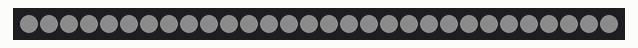
This program was run on a simulated Raspberry Pi (BCM pin numbers). Shown: 30 RGB LEDs in strip order, left to right. Dim RGB values are drawn brighter than linear.

Above: at 0.01 s.
At 0.64 s:
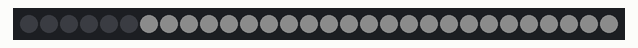
At 1.38 s:
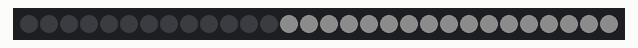
At 2.02 s:
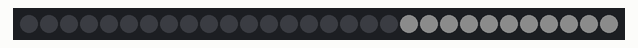
At 2.76 s:
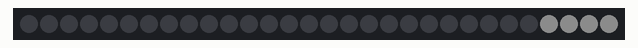
At 39.92 s:
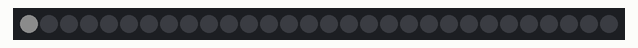

The program:

led_pca_driver.py
```python
from time import *
import board
import neopixel

NUM_PIXELS = 30
pixelsl = neopixel.NeoPixel(board.D18, NUM_PIXELS, brightness=0.05)

x = 0

pixelsl.fill((255, 255,255))
while True:
	for i in range(NUM_PIXELS-1):
		pixelsl[i] = (255,255,255)
		sleep(0.05)
		pixelsl[i+1] = (255,255,255)

		pixelsl[i] = (0,0,0)
		pixelsl[i+1] = (0,0,0)

		sleep(0.05)

print("run!")
```
